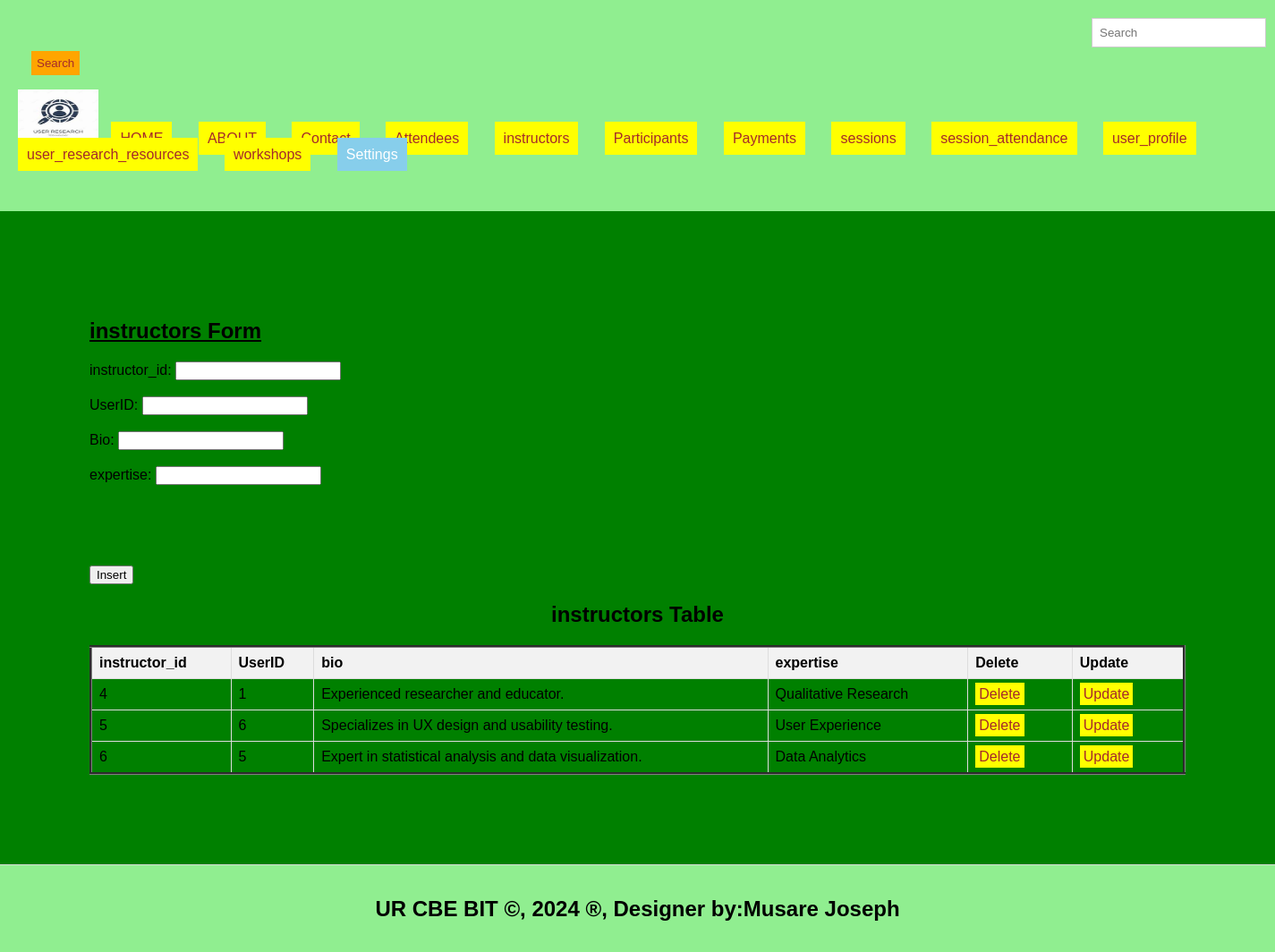
The app's page /instructors.php with its own data.
### tables this page shows
CREATE TABLE `instructors` (
  `instructor_id` int(11) NOT NULL,
  `user_id` int(11) DEFAULT NULL,
  `bio` text DEFAULT NULL,
  `expertise` varchar(100) DEFAULT NULL
);

### instructors.php (the view, shortened to what this page needs)
<!DOCTYPE html>
<html lang="en">
<head>
  <link rel="stylesheet" type="text/css" href="styles.css" title="style 1" media="screen, tv, projection, handheld, print"/>
  </head>
  <header>
<body bgcolor="green">
  <form class="d-flex" role="search" action="search.php">
      <input class="form-control me-2" type="search" placeholder="Search" aria-label="Search" name="query">
      <button class="btn btn-outline-success" type="submit">Search</button>
    </form>
  <ul style="list-style-type: none; padding: 0;">
    <li style="display: inline; margin-right: 10px;">
    <img src="./image/logos.jpeg" width="90" height="60" alt="Logo">
  </li>
      <li style="display: inline; margin-right: 10px;"><a href="./home.html">HOME</a>
  </li>
    <li style="display: inline; margin-right: 10px;"><a href="./about.html">ABOUT</a>
  </li>
  <li style="display: inline; margin-right: 10px;"><a href="./Contact.html">Contact</a>
  </li>
    <li style="display: inline; margin-right: 10px;"><a href="./attendees.php">Attendees</a>
  </li>
    <li style="display: inline; margin-right: 10px;"><a href="./instructors.php">instructors</a>
  </li>
    <li style="display: inline; margin-right: 10px;"><a href="./participants.php">Participants</a>
  </li>
    <li style="display: inline; margin-right: 10px;"><a href="./payments.php">Payments</a>
  </li>
    <li style="display: inline; margin-right: 10px;"><a href="./sessions.php">sessions</a>
  </li>
    <li style="display: inline; margin-right: 10px;"><a href="./session_attendance.php">session_attendance</a>
  </li>  <li style="display: inline; margin-right: 10px;"><a href="./user_profile.php">user_profile</a>
  </li>
    <li style="display: inline; margin-right: 10px;"><a href="./user_research_resources.php">user_research_resources</a>
  </li>
<li style="display: inline; margin-right: 10px;"><a href="./workshops.php">workshops</a>
  </li>
    <li class="dropdown" style="display: inline; margin-right: 10px;">
      <a href="#" style="padding: 10px; color: white; background-color: skyblue; text-decoration: none; margin-right: 15px;">Settings</a>
    </li><br><br>
  </ul>
</header>
<section>
    <h1><u>instructors Form</u></h1>
<form method="post" onsubmit="return confirmInsert();">
    <label for="instructor_id">instructor_id:</label>
    <input type="number" id="book_id" name="book_id" required><br><br>
    <label for="UserID">UserID:</label>
    <input type="number" id="ride_id" name="ride_id" required><br><br>
    <label for="bio">Bio:</label>
    <input type="number" id="passenger_id" name="passenger_id" required><br><br>
    <label for="expertise">expertise:</label>
    <input type="number" id="passengerid" name="passengerid" required><br><br>
        </select><br><br>
    </select><br><br>
    <input type="submit" name="add" value="Insert">
</form>
<!DOCTYPE html>
<html>
<head>
</head>
<body>
    <center><h2>instructors Table</h2></center>
    <table border="3">
        <tr>
            <th>instructor_id</th>
            <th>UserID</th>
            <th>bio</th>
            <th>expertise</th>
            <th>Delete</th>
            <th>Update</th>
        </tr>
<?php
include('db_connection.php');
$sql = "SELECT * FROM instructors";
$result = $connection->query($sql);
if ($result->num_rows > 0) {
    while ($row = $result->fetch_assoc()) {
        $instructor_id = $row['instructor_id'];
        echo "<tr>
            <td>" . $row['instructor_id'] . "</td>
            <td>" . $row['user_id'] . "</td>
            <td>" . $row['bio'] . "</td>
            <td>" . $row['expertise'] . "</td>
            <td><a style='padding:4px' href='delete_instructors.php?instructor_id=$instructor_id'>Delete</a></td>
            <td><a style='padding:4px' href='update_instructors.php?instructor_id=$instructor_id'>Update</a></td>
        </tr>";
    }
} else {
    echo "<tr><td colspan='7'>No data found</td></tr>";
}
?>
      </table>
</body>
</section>
<footer>
  <center>
   <b><h2>UR CBE BIT &copy, 2024 &reg, Designer by:Musare Joseph</h2></b>
  </center>
</footer>
</body>
</html>

### styles.css (style rules this page uses)
body { font-family: Arial, sans-serif; margin: 0; padding: 0; }
.form-control { padding: 8px; margin-left: 4px; border: 1px solid #ccc; }
.btn { padding: 6px; background-color: orange; color: brown; border: none; }
.dropdown { position: relative; display: inline; margin-right: 10px; }
body { font-family: Arial,sans-serif; margin:0; padding:0; }
header { background-color:lightgreen; padding: 20px; }
.dropdown { position: right; display:right; direction:rtl; }
section { padding:100px; border-bottom: 1px solid #ddd; }
footer { text-align: center; padding: 15px; background-color:lightgreen; }

### instructors.php (style rules this page uses)
a { padding: 10px; color: white; background-color: yellow; text-decoration: none; margin-right: 15px; }
a:link { color: brown; }
button.btn { margin-left: 15px; margin-top: 4px; }
input.form-control { margin-left: 1200px; padding: 8px; }
table { width: 100%; border-collapse: collapse; }
th, td { border: 1px solid #ddd; padding: 8px; text-align: left; }
th { background-color: #f2f2f2; }

### records on screen
instructors: instructor_id "4", user "1", bio "Experienced researcher and educator.", expertise "Qualitative Research"
instructors: instructor_id "5", user "6", bio "Specializes in UX design and usability testing.", expertise "User Experience"
instructors: instructor_id "6", user "5", bio "Expert in statistical analysis and data visualization.", expertise "Data Analytics"
